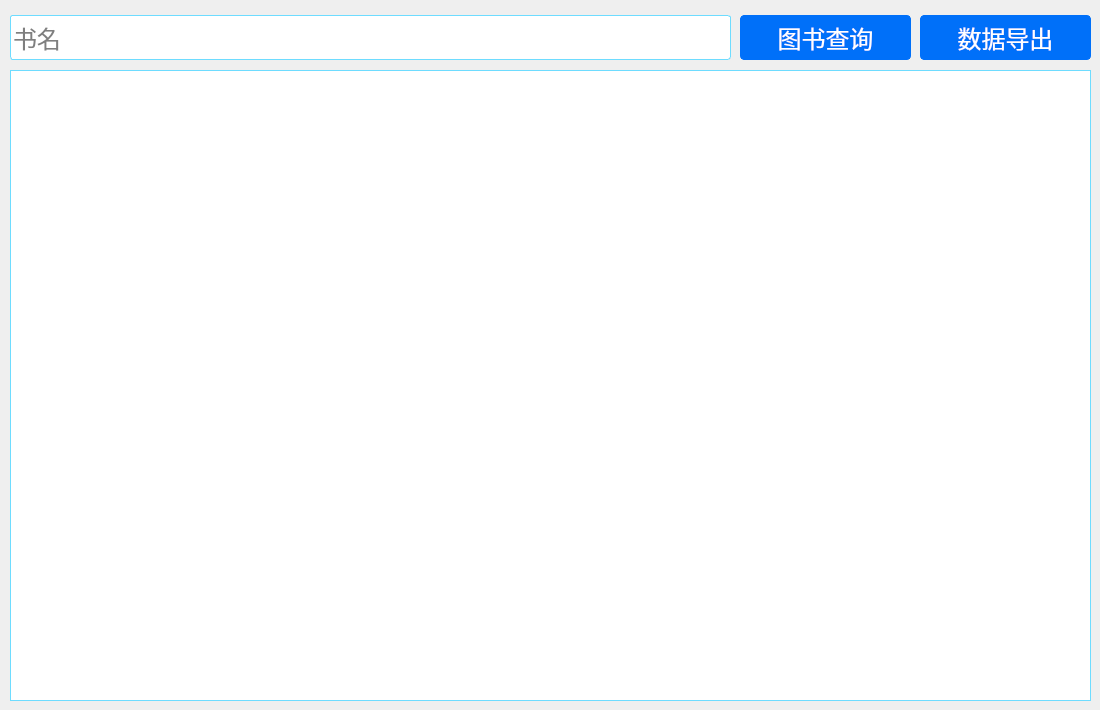
     <widget class="QWidget" name="page_books">
      <widget class="QPushButton" name="btn_query">
       <property name="geometry">
        <rect>
         <x>740</x>
         <y>15</y>
         <width>171</width>
         <height>45</height>
        </rect>
       </property>
       <property name="sizePolicy">
        <sizepolicy hsizetype="Fixed" vsizetype="Fixed">
         <horstretch>0</horstretch>
         <verstretch>0</verstretch>
        </sizepolicy>
       </property>
       <property name="font">
        <font>
         <pointsize>18</pointsize>
        </font>
       </property>
       <property name="styleSheet">
        <string notr="true">#btn_query{
border:1px solid rgb(0, 112, 249);
color: rgb(255, 255, 255);
border-radius:4px;
background-color: rgb(0, 112, 249);
}

#btn_query:hover{
border:1px solid rgb(0, 128, 0);
background-color: rgb(0, 128, 0);
}
#btn_query:press{
border:1px solid rgb(0, 112, 249);
background-color: rgb(0, 112, 249);
}
</string>
       </property>
       <property name="text">
        <string>图书查询</string>
       </property>
       <property name="icon">
        <iconset resource="res.qrc">
         <normaloff>:/res/up.png</normaloff>:/res/up.png</iconset>
       </property>
       <property name="iconSize">
        <size>
         <width>32</width>
         <height>32</height>
        </size>
       </property>
      </widget>
      <widget class="QTableView" name="tv_book">
       <property name="geometry">
        <rect>
         <x>10</x>
         <y>70</y>
         <width>1081</width>
         <height>631</height>
        </rect>
       </property>
       <property name="styleSheet">
        <string notr="true">border:1px solid rgb(110,220,255);</string>
       </property>
      </widget>
      <widget class="QLineEdit" name="ed_title_query">
       <property name="geometry">
        <rect>
         <x>10</x>
         <y>15</y>
         <width>721</width>
         <height>45</height>
        </rect>
       </property>
       <property name="font">
        <font>
         <pointsize>18</pointsize>
        </font>
       </property>
       <property name="styleSheet">
        <string notr="true">border:1px solid rgb(110,220,255);
border-radius:3px;</string>
       </property>
       <property name="placeholderText">
        <string>书名</string>
       </property>
      </widget>
      <widget class="QPushButton" name="btn_export">
       <property name="geometry">
        <rect>
         <x>920</x>
         <y>15</y>
         <width>171</width>
         <height>45</height>
        </rect>
       </property>
       <property name="sizePolicy">
        <sizepolicy hsizetype="Fixed" vsizetype="Fixed">
         <horstretch>0</horstretch>
         <verstretch>0</verstretch>
        </sizepolicy>
       </property>
       <property name="font">
        <font>
         <pointsize>18</pointsize>
        </font>
       </property>
       <property name="styleSheet">
        <string notr="true">QPushButton{
border:1px solid rgb(0, 112, 249);
color: rgb(255, 255, 255);
border-radius:4px;
background-color: rgb(0, 112, 249);
}

QPushButton:hover{
border:1px solid rgb(0, 128, 0);
background-color: rgb(0, 128, 0);
}
QPushButton:press{
border:1px solid rgb(0, 112, 249);
background-color: rgb(0, 112, 249);
}
</string>
       </property>
       <property name="text">
        <string>数据导出</string>
       </property>
       <property name="icon">
        <iconset resource="res.qrc">
         <normaloff>:/res/up.png</normaloff>:/res/up.png</iconset>
       </property>
       <property name="iconSize">
        <size>
         <width>32</width>
         <height>32</height>
        </size>
       </property>
      </widget>
     </widget>
